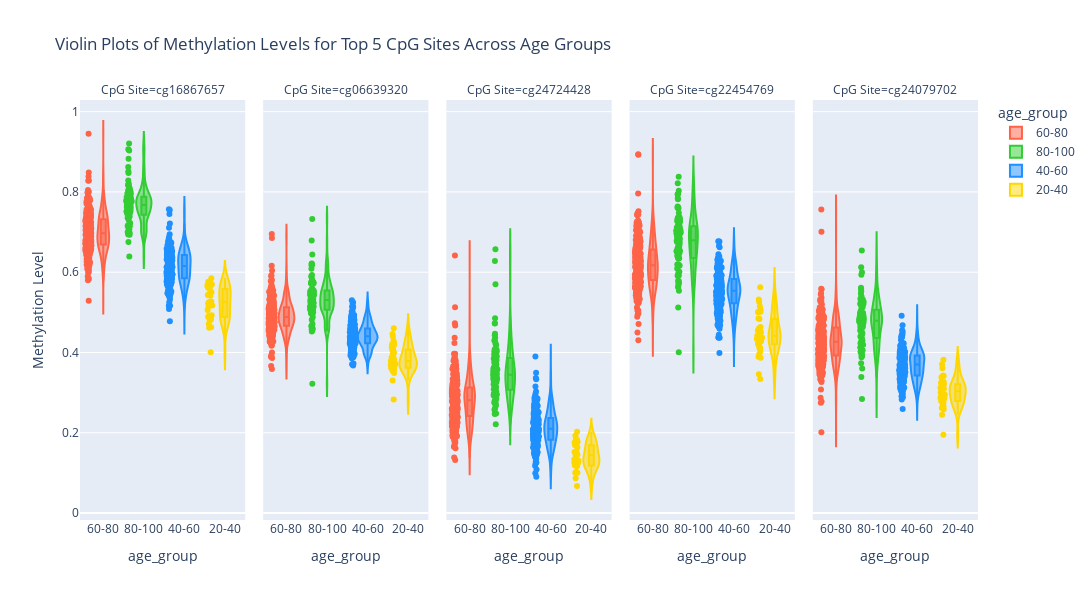

The notebook cell this image was saved under:
### Code cell
import plotly.express as px

# Create age bins for better grouping in the violin plot
merged_df['age_group'] = pd.cut(
    merged_df['age'], 
    bins=[20, 40, 60, 80, 100], 
    labels=['20-40', '40-60', '60-80', '80-100']
)

# Drop rows where 'age_group' is NaN
merged_df = merged_df.dropna(subset=['age_group'])

# Select the top 5 CpG sites (either positive or negative correlations)
top_cpgs = correlations.nlargest(5).index

# Reshape the DataFrame for use with Plotly Express
top_cpgs_long = merged_df.melt(
    id_vars=['age_group'],
    value_vars=top_cpgs,
    var_name='CpG Site',
    value_name='Methylation Level'
)

# Customize the color palette for age groups
age_group_colors = ['#FF6347', '#32CD32', '#1E90FF', '#FFD700']

# Create the violin plot with facets for each CpG site
fig = px.violin(
    top_cpgs_long,
    x='age_group',
    y='Methylation Level',
    color='age_group',
    facet_col='CpG Site',  # Create a facet for each CpG site
    box=True,
    points='all',
    color_discrete_sequence=age_group_colors,
    title="Violin Plots of Methylation Levels for Top 5 CpG Sites Across Age Groups",
    width=1200,
    height=600
)

# Show the plot
fig.show()

### Figure 1 — Plotly figure (JSON) as saved in the notebook; plotly's stock layout.template omitted (floating-point values rounded to 4 significant figures; data arrays with more than 128 entries replaced by an {"elided": "..."} marker saying what was removed)
{"data": [{"alignmentgroup": "True", "box": {"visible": true}, "hovertemplate": "age_group=%{x}<br>CpG Site=cg16867657<br>Methylation Level=%{y}<extra></extra>", "legendgroup": "60-80", "marker": {"color": "#FF6347"}, "name": "60-80", "offsetgroup": "60-80", "orientation": "v", "points": "all", "scalegroup": "True", "showlegend": true, "type": "violin", "x": {"elided": "305 str values"}, "x0": " ", "xaxis": "x", "y": {"elided": "305 float values"}, "y0": " ", "yaxis": "y"}, {"alignmentgroup": "True", "box": {"visible": true}, "hovertemplate": "age_group=%{x}<br>CpG Site=cg06639320<br>Methylation Level=%{y}<extra></extra>", "legendgroup": "60-80", "marker": {"color": "#FF6347"}, "name": "60-80", "offsetgroup": "60-80", "orientation": "v", "points": "all", "scalegroup": "True", "showlegend": false, "type": "violin", "x": {"elided": "305 str values"}, "x0": " ", "xaxis": "x2", "y": {"elided": "305 float values"}, "y0": " ", "yaxis": "y2"}, {"alignmentgroup": "True", "box": {"visible": true}, "hovertemplate": "age_group=%{x}<br>CpG Site=cg24724428<br>Methylation Level=%{y}<extra></extra>", "legendgroup": "60-80", "marker": {"color": "#FF6347"}, "name": "60-80", "offsetgroup": "60-80", "orientation": "v", "points": "all", "scalegroup": "True", "showlegend": false, "type": "violin", "x": {"elided": "305 str values"}, "x0": " ", "xaxis": "x3", "y": {"elided": "305 float values"}, "y0": " ", "yaxis": "y3"}, {"alignmentgroup": "True", "box": {"visible": true}, "hovertemplate": "age_group=%{x}<br>CpG Site=cg22454769<br>Methylation Level=%{y}<extra></extra>", "legendgroup": "60-80", "marker": {"color": "#FF6347"}, "name": "60-80", "offsetgroup": "60-80", "orientation": "v", "points": "all", "scalegroup": "True", "showlegend": false, "type": "violin", "x": {"elided": "305 str values"}, "x0": " ", "xaxis": "x4", "y": {"elided": "305 float values"}, "y0": " ", "yaxis": "y4"}, {"alignmentgroup": "True", "box": {"visible": true}, "hovertemplate": "age_group=%{x}<br>CpG Site=cg24079702<br>Methylation Level=%{y}<extra></extra>", "legendgroup": "60-80", "marker": {"color": "#FF6347"}, "name": "60-80", "offsetgroup": "60-80", "orientation": "v", "points": "all", "scalegroup": "True", "showlegend": false, "type": "violin", "x": {"elided": "305 str values"}, "x0": " ", "xaxis": "x5", "y": {"elided": "305 float values"}, "y0": " ", "yaxis": "y5"}, {"alignmentgroup": "True", "box": {"visible": true}, "hovertemplate": "age_group=%{x}<br>CpG Site=cg16867657<br>Methylation Level=%{y}<extra></extra>", "legendgroup": "80-100", "marker": {"color": "#32CD32"}, "name": "80-100", "offsetgroup": "80-100", "orientation": "v", "points": "all", "scalegroup": "True", "showlegend": true, "type": "violin", "x": ["80-100", "80-100", "80-100", "80-100", "80-100", "80-100", "80-100", "80-100", "80-100", "80-100", "80-100", "80-100", "80-100", "80-100", "80-100", "80-100", "80-100", "80-100", "80-100", "80-100", "80-100", "80-100", "80-100", "80-100", "80-100", "80-100", "80-100", "80-100", "80-100", "80-100", "80-100", "80-100", "80-100", "80-100", "80-100", "80-100", "80-100", "80-100", "80-100", "80-100", "80-100", "80-100", "80-100", "80-100", "80-100", "80-100", "80-100", "80-100", "80-100", "80-100", "80-100", "80-100", "80-100", "80-100", "80-100", "80-100", "80-100", "80-100", "80-100", "80-100", "80-100", "80-100", "80-100", "80-100", "80-100", "80-100", "80-100", "80-100", "80-100", "80-100", "80-100", "80-100", "80-100", "80-100", "80-100", "80-100", "80-100", "80-100", "80-100", "80-100", "80-100", "80-100", "80-100", "80-100", "80-100", "80-100", "80-100", "80-100", "80-100"], "x0": " ", "xaxis": "x", "y": [0.7511, 0.8285, 0.7523, 0.797, 0.7837, 0.8473, 0.7765, 0.7485, 0.7723, 0.7431, 0.7576, 0.76, 0.7391, 0.7618, 0.9206, 0.7517, 0.8508, 0.6754, 0.7651, 0.7668, 0.788, 0.7941, 0.7799, 0.7604, 0.7724, 0.7487, 0.7758, 0.7225, 0.7693, 0.7574, 0.8067, 0.7558, 0.7143, 0.7641, 0.8621, 0.7495, 0.7376, 0.6972, 0.7488, 0.7911, 0.8121, 0.8044, 0.767, 0.76, 0.7833, 0.6393, 0.7307, 0.8175, 0.903, 0.7974, 0.7834, 0.7358, 0.7676, 0.7831, 0.8148, 0.7866, 0.7148, 0.6975, 0.7368, 0.7002, 0.7758, 0.7834, 0.6954, 0.7064, 0.7887, 0.7762, 0.6933, 0.7463, 0.8825, 0.7569, 0.7785, 0.6942, 0.6998, 0.7823, 0.7794, 0.8212, 0.7428, 0.7963, 0.7502, 0.7813, 0.6991, 0.9066, 0.7104, 0.7944, 0.7753, 0.8005, 0.7874, 0.7753, 0.7179], "y0": " ", "yaxis": "y"}, {"alignmentgroup": "True", "box": {"visible": true}, "hovertemplate": "age_group=%{x}<br>CpG Site=cg06639320<br>Methylation Level=%{y}<extra></extra>", "legendgroup": "80-100", "marker": {"color": "#32CD32"}, "name": "80-100", "offsetgroup": "80-100", "orientation": "v", "points": "all", "scalegroup": "True", "showlegend": false, "type": "violin", "x": ["80-100", "80-100", "80-100", "80-100", "80-100", "80-100", "80-100", "80-100", "80-100", "80-100", "80-100", "80-100", "80-100", "80-100", "80-100", "80-100", "80-100", "80-100", "80-100", "80-100", "80-100", "80-100", "80-100", "80-100", "80-100", "80-100", "80-100", "80-100", "80-100", "80-100", "80-100", "80-100", "80-100", "80-100", "80-100", "80-100", "80-100", "80-100", "80-100", "80-100", "80-100", "80-100", "80-100", "80-100", "80-100", "80-100", "80-100", "80-100", "80-100", "80-100", "80-100", "80-100", "80-100", "80-100", "80-100", "80-100", "80-100", "80-100", "80-100", "80-100", "80-100", "80-100", "80-100", "80-100", "80-100", "80-100", "80-100", "80-100", "80-100", "80-100", "80-100", "80-100", "80-100", "80-100", "80-100", "80-100", "80-100", "80-100", "80-100", "80-100", "80-100", "80-100", "80-100", "80-100", "80-100", "80-100", "80-100", "80-100", "80-100"], "x0": " ", "xaxis": "x2", "y": [0.5547, 0.5409, 0.5246, 0.4562, 0.5721, 0.5765, 0.5731, 0.5154, 0.5057, 0.5293, 0.5539, 0.5382, 0.5067, 0.5358, 0.644, 0.5224, 0.4591, 0.5495, 0.5038, 0.4972, 0.6165, 0.5121, 0.512, 0.5505, 0.3219, 0.583, 0.5596, 0.5405, 0.531, 0.5517, 0.5133, 0.529, 0.5067, 0.5201, 0.511, 0.5075, 0.4817, 0.4662, 0.5355, 0.5002, 0.5115, 0.471, 0.5195, 0.4881, 0.5095, 0.4595, 0.4576, 0.5219, 0.7327, 0.5451, 0.6218, 0.5717, 0.4591, 0.5761, 0.5441, 0.5243, 0.5145, 0.5429, 0.5532, 0.519, 0.5304, 0.5322, 0.5749, 0.5045, 0.4997, 0.4973, 0.5582, 0.4522, 0.4652, 0.5205, 0.5768, 0.5737, 0.5374, 0.5038, 0.6174, 0.5502, 0.5496, 0.5537, 0.6211, 0.6089, 0.4605, 0.6789, 0.5427, 0.5143, 0.593, 0.5541, 0.5893, 0.5521, 0.5464], "y0": " ", "yaxis": "y2"}, {"alignmentgroup": "True", "box": {"visible": true}, "hovertemplate": "age_group=%{x}<br>CpG Site=cg24724428<br>Methylation Level=%{y}<extra></extra>", "legendgroup": "80-100", "marker": {"color": "#32CD32"}, "name": "80-100", "offsetgroup": "80-100", "orientation": "v", "points": "all", "scalegroup": "True", "showlegend": false, "type": "violin", "x": ["80-100", "80-100", "80-100", "80-100", "80-100", "80-100", "80-100", "80-100", "80-100", "80-100", "80-100", "80-100", "80-100", "80-100", "80-100", "80-100", "80-100", "80-100", "80-100", "80-100", "80-100", "80-100", "80-100", "80-100", "80-100", "80-100", "80-100", "80-100", "80-100", "80-100", "80-100", "80-100", "80-100", "80-100", "80-100", "80-100", "80-100", "80-100", "80-100", "80-100", "80-100", "80-100", "80-100", "80-100", "80-100", "80-100", "80-100", "80-100", "80-100", "80-100", "80-100", "80-100", "80-100", "80-100", "80-100", "80-100", "80-100", "80-100", "80-100", "80-100", "80-100", "80-100", "80-100", "80-100", "80-100", "80-100", "80-100", "80-100", "80-100", "80-100", "80-100", "80-100", "80-100", "80-100", "80-100", "80-100", "80-100", "80-100", "80-100", "80-100", "80-100", "80-100", "80-100", "80-100", "80-100", "80-100", "80-100", "80-100", "80-100"], "x0": " ", "xaxis": "x3", "y": [0.3358, 0.3584, 0.4067, 0.3843, 0.3642, 0.4729, 0.3887, 0.3261, 0.3467, 0.2613, 0.2803, 0.3179, 0.257, 0.2972, 0.4719, 0.2978, 0.2852, 0.2721, 0.2715, 0.2953, 0.2965, 0.2734, 0.2478, 0.3317, 0.3871, 0.3139, 0.3596, 0.2928, 0.3129, 0.3596, 0.3456, 0.3945, 0.3377, 0.3076, 0.4855, 0.3529, 0.3085, 0.3704, 0.3658, 0.426, 0.375, 0.3308, 0.3769, 0.3209, 0.3651, 0.2467, 0.3321, 0.4184, 0.6569, 0.3885, 0.3332, 0.2214, 0.3067, 0.2941, 0.3329, 0.335, 0.3498, 0.267, 0.3458, 0.3381, 0.3188, 0.4017, 0.3448, 0.3371, 0.4015, 0.3903, 0.3025, 0.3112, 0.5702, 0.4204, 0.3858, 0.4082, 0.2804, 0.3527, 0.4299, 0.3623, 0.3513, 0.4465, 0.3576, 0.4426, 0.2752, 0.6277, 0.3302, 0.3327, 0.3813, 0.3491, 0.3027, 0.4369, 0.3441], "y0": " ", "yaxis": "y3"}, {"alignmentgroup": "True", "box": {"visible": true}, "hovertemplate": "age_group=%{x}<br>CpG Site=cg22454769<br>Methylation Level=%{y}<extra></extra>", "legendgroup": "80-100", "marker": {"color": "#32CD32"}, "name": "80-100", "offsetgroup": "80-100", "orientation": "v", "points": "all", "scalegroup": "True", "showlegend": false, "type": "violin", "x": ["80-100", "80-100", "80-100", "80-100", "80-100", "80-100", "80-100", "80-100", "80-100", "80-100", "80-100", "80-100", "80-100", "80-100", "80-100", "80-100", "80-100", "80-100", "80-100", "80-100", "80-100", "80-100", "80-100", "80-100", "80-100", "80-100", "80-100", "80-100", "80-100", "80-100", "80-100", "80-100", "80-100", "80-100", "80-100", "80-100", "80-100", "80-100", "80-100", "80-100", "80-100", "80-100", "80-100", "80-100", "80-100", "80-100", "80-100", "80-100", "80-100", "80-100", "80-100", "80-100", "80-100", "80-100", "80-100", "80-100", "80-100", "80-100", "80-100", "80-100", "80-100", "80-100", "80-100", "80-100", "80-100", "80-100", "80-100", "80-100", "80-100", "80-100", "80-100", "80-100", "80-100", "80-100", "80-100", "80-100", "80-100", "80-100", "80-100", "80-100", "80-100", "80-100", "80-100", "80-100", "80-100", "80-100", "80-100", "80-100", "80-100"], "x0": " ", "xaxis": "x4", "y": [0.7043, 0.659, 0.6348, 0.5627, 0.7613, 0.7278, 0.759, 0.6529, 0.696, 0.7357, 0.7638, 0.6881, 0.7061, 0.6786, 0.8379, 0.6985, 0.634, 0.6663, 0.6795, 0.6177, 0.7945, 0.6545, 0.6777, 0.706, 0.4004, 0.7945, 0.7323, 0.7369, 0.6707, 0.6952, 0.6516, 0.7025, 0.6411, 0.7139, 0.6928, 0.7255, 0.648, 0.579, 0.6833, 0.7057, 0.6917, 0.6539, 0.7033, 0.5917, 0.6085, 0.6011, 0.5734, 0.6356, 0.711, 0.7008, 0.8213, 0.7608, 0.5777, 0.6939, 0.7176, 0.6165, 0.6643, 0.7158, 0.7041, 0.591, 0.6481, 0.6529, 0.7249, 0.6424, 0.6191, 0.613, 0.705, 0.512, 0.5671, 0.6765, 0.7324, 0.6846, 0.5725, 0.5956, 0.7819, 0.7046, 0.6784, 0.6521, 0.7851, 0.7472, 0.5536, 0.8031, 0.6472, 0.6201, 0.7274, 0.6348, 0.7102, 0.6756, 0.6588], "y0": " ", "yaxis": "y4"}, {"alignmentgroup": "True", "box": {"visible": true}, "hovertemplate": "age_group=%{x}<br>CpG Site=cg24079702<br>Methylation Level=%{y}<extra></extra>", "legendgroup": "80-100", "marker": {"color": "#32CD32"}, "name": "80-100", "offsetgroup": "80-100", "orientation": "v", "points": "all", "scalegroup": "True", "showlegend": false, "type": "violin", "x": ["80-100", "80-100", "80-100", "80-100", "80-100", "80-100", "80-100", "80-100", "80-100", "80-100", "80-100", "80-100", "80-100", "80-100", "80-100", "80-100", "80-100", "80-100", "80-100", "80-100", "80-100", "80-100", "80-100", "80-100", "80-100", "80-100", "80-100", "80-100", "80-100", "80-100", "80-100", "80-100", "80-100", "80-100", "80-100", "80-100", "80-100", "80-100", "80-100", "80-100", "80-100", "80-100", "80-100", "80-100", "80-100", "80-100", "80-100", "80-100", "80-100", "80-100", "80-100", "80-100", "80-100", "80-100", "80-100", "80-100", "80-100", "80-100", "80-100", "80-100", "80-100", "80-100", "80-100", "80-100", "80-100", "80-100", "80-100", "80-100", "80-100", "80-100", "80-100", "80-100", "80-100", "80-100", "80-100", "80-100", "80-100", "80-100", "80-100", "80-100", "80-100", "80-100", "80-100", "80-100", "80-100", "80-100", "80-100", "80-100", "80-100"], "x0": " ", "xaxis": "x5", "y": [0.4835, 0.4529, 0.4823, 0.3925, 0.513, 0.5204, 0.5341, 0.4477, 0.4974, 0.4915, 0.5464, 0.5584, 0.4717, 0.4792, 0.6544, 0.4627, 0.4293, 0.4944, 0.4641, 0.4228, 0.6122, 0.4731, 0.4805, 0.4953, 0.284, 0.531, 0.534, 0.4901, 0.4986, 0.522, 0.4057, 0.5265, 0.4772, 0.4969, 0.4848, 0.4985, 0.4556, 0.3387, 0.4718, 0.4822, 0.4893, 0.452, 0.5315, 0.3601, 0.3913, 0.402, 0.3879, 0.4123, 0.4209, 0.4803, 0.5523, 0.4853, 0.3729, 0.4822, 0.5157, 0.4058, 0.4929, 0.5327, 0.5396, 0.4398, 0.4367, 0.4347, 0.4849, 0.4436, 0.4037, 0.4427, 0.5208, 0.3975, 0.3931, 0.4756, 0.5044, 0.467, 0.413, 0.4293, 0.5996, 0.4996, 0.4766, 0.4718, 0.5937, 0.5611, 0.4268, 0.518, 0.4784, 0.4193, 0.5201, 0.4695, 0.4982, 0.4757, 0.4655], "y0": " ", "yaxis": "y5"}, {"alignmentgroup": "True", "box": {"visible": true}, "hovertemplate": "age_group=%{x}<br>CpG Site=cg16867657<br>Methylation Level=%{y}<extra></extra>", "legendgroup": "40-60", "marker": {"color": "#1E90FF"}, "name": "40-60", "offsetgroup": "40-60", "orientation": "v", "points": "all", "scalegroup": "True", "showlegend": true, "type": "violin", "x": {"elided": "223 str values"}, "x0": " ", "xaxis": "x", "y": {"elided": "223 float values"}, "y0": " ", "yaxis": "y"}, {"alignmentgroup": "True", "box": {"visible": true}, "hovertemplate": "age_group=%{x}<br>CpG Site=cg06639320<br>Methylation Level=%{y}<extra></extra>", "legendgroup": "40-60", "marker": {"color": "#1E90FF"}, "name": "40-60", "offsetgroup": "40-60", "orientation": "v", "points": "all", "scalegroup": "True", "showlegend": false, "type": "violin", "x": {"elided": "223 str values"}, "x0": " ", "xaxis": "x2", "y": {"elided": "223 float values"}, "y0": " ", "yaxis": "y2"}, {"alignmentgroup": "True", "box": {"visible": true}, "hovertemplate": "age_group=%{x}<br>CpG Site=cg24724428<br>Methylation Level=%{y}<extra></extra>", "legendgroup": "40-60", "marker": {"color": "#1E90FF"}, "name": "40-60", "offsetgroup": "40-60", "orientation": "v", "points": "all", "scalegroup": "True", "showlegend": false, "type": "violin", "x": {"elided": "223 str values"}, "x0": " ", "xaxis": "x3", "y": {"elided": "223 float values"}, "y0": " ", "yaxis": "y3"}, {"alignmentgroup": "True", "box": {"visible": true}, "hovertemplate": "age_group=%{x}<br>CpG Site=cg22454769<br>Methylation Level=%{y}<extra></extra>", "legendgroup": "40-60", "marker": {"color": "#1E90FF"}, "name": "40-60", "offsetgroup": "40-60", "orientation": "v", "points": "all", "scalegroup": "True", "showlegend": false, "type": "violin", "x": {"elided": "223 str values"}, "x0": " ", "xaxis": "x4", "y": {"elided": "223 float values"}, "y0": " ", "yaxis": "y4"}, {"alignmentgroup": "True", "box": {"visible": true}, "hovertemplate": "age_group=%{x}<br>CpG Site=cg24079702<br>Methylation Level=%{y}<extra></extra>", "legendgroup": "40-60", "marker": {"color": "#1E90FF"}, "name": "40-60", "offsetgroup": "40-60", "orientation": "v", "points": "all", "scalegroup": "True", "showlegend": false, "type": "violin", "x": {"elided": "223 str values"}, "x0": " ", "xaxis": "x5", "y": {"elided": "223 float values"}, "y0": " ", "yaxis": "y5"}, {"alignmentgroup": "True", "box": {"visible": true}, "hovertemplate": "age_group=%{x}<br>CpG Site=cg16867657<br>Methylation Level=%{y}<extra></extra>", "legendgroup": "20-40", "marker": {"color": "#FFD700"}, "name": "20-40", "offsetgroup": "20-40", "orientation": "v", "points": "all", "scalegroup": "True", "showlegend": true, "type": "violin", "x": ["20-40", "20-40", "20-40", "20-40", "20-40", "20-40", "20-40", "20-40", "20-40", "20-40", "20-40", "20-40", "20-40", "20-40", "20-40", "20-40", "20-40", "20-40", "20-40", "20-40", "20-40", "20-40", "20-40", "20-40", "20-40", "20-40", "20-40", "20-40", "20-40", "20-40", "20-40", "20-40", "20-40", "20-40", "20-40", "20-40", "20-40"], "x0": " ", "xaxis": "x", "y": [0.5694, 0.585, 0.482, 0.5416, 0.5221, 0.5657, 0.5611, 0.5272, 0.5423, 0.5431, 0.5223, 0.5449, 0.5725, 0.4875, 0.5154, 0.5574, 0.5688, 0.5257, 0.4811, 0.4923, 0.4817, 0.5169, 0.4868, 0.5056, 0.4009, 0.5718, 0.489, 0.4898, 0.4929, 0.5261, 0.5499, 0.4614, 0.546, 0.463, 0.5761, 0.4708, 0.5702], "y0": " ", "yaxis": "y"}, {"alignmentgroup": "True", "box": {"visible": true}, "hovertemplate": "age_group=%{x}<br>CpG Site=cg06639320<br>Methylation Level=%{y}<extra></extra>", "legendgroup": "20-40", "marker": {"color": "#FFD700"}, "name": "20-40", "offsetgroup": "20-40", "orientation": "v", "points": "all", "scalegroup": "True", "showlegend": false, "type": "violin", "x": ["20-40", "20-40", "20-40", "20-40", "20-40", "20-40", "20-40", "20-40", "20-40", "20-40", "20-40", "20-40", "20-40", "20-40", "20-40", "20-40", "20-40", "20-40", "20-40", "20-40", "20-40", "20-40", "20-40", "20-40", "20-40", "20-40", "20-40", "20-40", "20-40", "20-40", "20-40", "20-40", "20-40", "20-40", "20-40", "20-40", "20-40"], "x0": " ", "xaxis": "x2", "y": [0.4077, 0.3694, 0.3591, 0.3301, 0.3582, 0.3878, 0.3917, 0.3964, 0.3846, 0.424, 0.4076, 0.4459, 0.4204, 0.3846, 0.3713, 0.4603, 0.4189, 0.3565, 0.362, 0.3692, 0.3608, 0.3621, 0.3791, 0.3824, 0.2826, 0.4132, 0.3486, 0.3694, 0.4002, 0.3683, 0.3811, 0.3754, 0.3788, 0.3578, 0.44, 0.355, 0.429], "y0": " ", "yaxis": "y2"}, {"alignmentgroup": "True", "box": {"visible": true}, "hovertemplate": "age_group=%{x}<br>CpG Site=cg24724428<br>Methylation Level=%{y}<extra></extra>", "legendgroup": "20-40", "marker": {"color": "#FFD700"}, "name": "20-40", "offsetgroup": "20-40", "orientation": "v", "points": "all", "scalegroup": "True", "showlegend": false, "type": "violin", "x": ["20-40", "20-40", "20-40", "20-40", "20-40", "20-40", "20-40", "20-40", "20-40", "20-40", "20-40", "20-40", "20-40", "20-40", "20-40", "20-40", "20-40", "20-40", "20-40", "20-40", "20-40", "20-40", "20-40", "20-40", "20-40", "20-40", "20-40", "20-40", "20-40", "20-40", "20-40", "20-40", "20-40", "20-40", "20-40", "20-40", "20-40"], "x0": " ", "xaxis": "x3", "y": [0.1466, 0.1521, 0.1442, 0.1781, 0.1444, 0.169, 0.1933, 0.1535, 0.1688, 0.126, 0.1463, 0.1637, 0.1769, 0.1452, 0.1235, 0.1256, 0.1531, 0.1237, 0.1325, 0.1189, 0.1004, 0.1179, 0.08653, 0.1005, 0.06712, 0.1762, 0.1178, 0.1178, 0.1305, 0.1743, 0.1024, 0.134, 0.1834, 0.1169, 0.2026, 0.1291, 0.1848], "y0": " ", "yaxis": "y3"}, {"alignmentgroup": "True", "box": {"visible": true}, "hovertemplate": "age_group=%{x}<br>CpG Site=cg22454769<br>Methylation Level=%{y}<extra></extra>", "legendgroup": "20-40", "marker": {"color": "#FFD700"}, "name": "20-40", "offsetgroup": "20-40", "orientation": "v", "points": "all", "scalegroup": "True", "showlegend": false, "type": "violin", "x": ["20-40", "20-40", "20-40", "20-40", "20-40", "20-40", "20-40", "20-40", "20-40", "20-40", "20-40", "20-40", "20-40", "20-40", "20-40", "20-40", "20-40", "20-40", "20-40", "20-40", "20-40", "20-40", "20-40", "20-40", "20-40", "20-40", "20-40", "20-40", "20-40", "20-40", "20-40", "20-40", "20-40", "20-40", "20-40", "20-40", "20-40"], "x0": " ", "xaxis": "x4", "y": [0.5258, 0.4417, 0.4529, 0.3956, 0.4375, 0.4492, 0.4571, 0.4634, 0.4175, 0.5319, 0.4833, 0.5067, 0.4848, 0.4403, 0.5014, 0.5627, 0.455, 0.4506, 0.4284, 0.4283, 0.4258, 0.4038, 0.4337, 0.451, 0.3341, 0.5002, 0.3894, 0.4335, 0.4415, 0.4112, 0.4601, 0.4104, 0.4218, 0.3867, 0.5016, 0.3458, 0.5143], "y0": " ", "yaxis": "y4"}, {"alignmentgroup": "True", "box": {"visible": true}, "hovertemplate": "age_group=%{x}<br>CpG Site=cg24079702<br>Methylation Level=%{y}<extra></extra>", "legendgroup": "20-40", "marker": {"color": "#FFD700"}, "name": "20-40", "offsetgroup": "20-40", "orientation": "v", "points": "all", "scalegroup": "True", "showlegend": false, "type": "violin", "x": ["20-40", "20-40", "20-40", "20-40", "20-40", "20-40", "20-40", "20-40", "20-40", "20-40", "20-40", "20-40", "20-40", "20-40", "20-40", "20-40", "20-40", "20-40", "20-40", "20-40", "20-40", "20-40", "20-40", "20-40", "20-40", "20-40", "20-40", "20-40", "20-40", "20-40", "20-40", "20-40", "20-40", "20-40", "20-40", "20-40", "20-40"], "x0": " ", "xaxis": "x5", "y": [0.3607, 0.2875, 0.3204, 0.2862, 0.3096, 0.3033, 0.3207, 0.3077, 0.2991, 0.3413, 0.3002, 0.3267, 0.3384, 0.2791, 0.3104, 0.3709, 0.2941, 0.3186, 0.2746, 0.2819, 0.2662, 0.2633, 0.2702, 0.3107, 0.1953, 0.3223, 0.2585, 0.2615, 0.3114, 0.3134, 0.2839, 0.2793, 0.3255, 0.2945, 0.3816, 0.2449, 0.3424], "y0": " ", "yaxis": "y5"}], "layout": {"annotations": [{"font": {}, "showarrow": false, "text": "CpG Site=cg16867657", "x": 0.092, "xanchor": "center", "xref": "paper", "y": 1, "yanchor": "bottom", "yref": "paper"}, {"font": {}, "showarrow": false, "text": "CpG Site=cg06639320", "x": 0.296, "xanchor": "center", "xref": "paper", "y": 1, "yanchor": "bottom", "yref": "paper"}, {"font": {}, "showarrow": false, "text": "CpG Site=cg24724428", "x": 0.5, "xanchor": "center", "xref": "paper", "y": 1, "yanchor": "bottom", "yref": "paper"}, {"font": {}, "showarrow": false, "text": "CpG Site=cg22454769", "x": 0.704, "xanchor": "center", "xref": "paper", "y": 1, "yanchor": "bottom", "yref": "paper"}, {"font": {}, "showarrow": false, "text": "CpG Site=cg24079702", "x": 0.908, "xanchor": "center", "xref": "paper", "y": 1, "yanchor": "bottom", "yref": "paper"}], "height": 600, "legend": {"title": {"text": "age_group"}, "tracegroupgap": 0}, "title": {"text": "Violin Plots of Methylation Levels for Top 5 CpG Sites Across Age Groups"}, "violinmode": "overlay", "width": 1200, "xaxis": {"anchor": "y", "categoryarray": ["60-80", "80-100", "40-60", "20-40"], "categoryorder": "array", "domain": [0, 0.184], "title": {"text": "age_group"}}, "xaxis2": {"anchor": "y2", "categoryarray": ["60-80", "80-100", "40-60", "20-40"], "categoryorder": "array", "domain": [0.204, 0.388], "matches": "x", "title": {"text": "age_group"}}, "xaxis3": {"anchor": "y3", "categoryarray": ["60-80", "80-100", "40-60", "20-40"], "categoryorder": "array", "domain": [0.408, 0.592], "matches": "x", "title": {"text": "age_group"}}, "xaxis4": {"anchor": "y4", "categoryarray": ["60-80", "80-100", "40-60", "20-40"], "categoryorder": "array", "domain": [0.612, 0.796], "matches": "x", "title": {"text": "age_group"}}, "xaxis5": {"anchor": "y5", "categoryarray": ["60-80", "80-100", "40-60", "20-40"], "categoryorder": "array", "domain": [0.816, 1], "matches": "x", "title": {"text": "age_group"}}, "yaxis": {"anchor": "x", "domain": [0, 1], "title": {"text": "Methylation Level"}}, "yaxis2": {"anchor": "x2", "domain": [0, 1], "matches": "y", "showticklabels": false}, "yaxis3": {"anchor": "x3", "domain": [0, 1], "matches": "y", "showticklabels": false}, "yaxis4": {"anchor": "x4", "domain": [0, 1], "matches": "y", "showticklabels": false}, "yaxis5": {"anchor": "x5", "domain": [0, 1], "matches": "y", "showticklabels": false}}}
